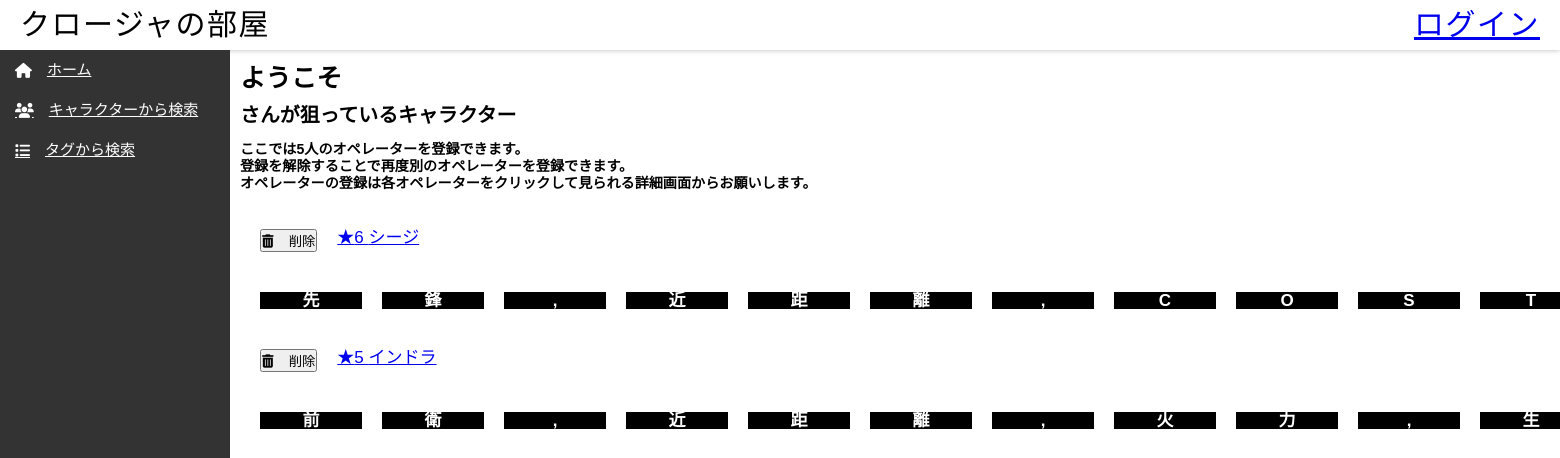
/AKTool/tamago/home/, run on the app's committed database.
### AKTool/models.py (models this page shows, shortened)
class Character(models.Model):
    character_name = models.CharField(max_length=30)
    character_rare = models.IntegerField()
    tags = ListCharField(
        models.CharField(max_length=10), size=8, max_length=(8*11)
    )

### AKTool/views.py (the view, shortened to what this page needs)
# urls.py: path('<str:username>/home/', views.home, name='home'),
def home(request, username):
    user = User.objects.get(username=username)
    character_list = []
    if user.character_name_1 != 0:
        character = get_object_or_404(Character, pk=user.character_name_1)
        character_list.append(character)
    if user.character_name_2 != 0:
        character = get_object_or_404(Character, pk=user.character_name_2)
        character_list.append(character)
    if user.character_name_3 != 0:
        character = get_object_or_404(Character, pk=user.character_name_3)
        character_list.append(character)
    if user.character_name_4 != 0:
        character = get_object_or_404(Character, pk=user.character_name_4)
        character_list.append(character)
    if user.character_name_5 != 0:
        character = get_object_or_404(Character, pk=user.character_name_5)
        character_list.append(character)
    context = {'character_list': character_list}
    return render(request, 'AKTool/index.html', context)

### AKTool/templates/AKTool/index.html (shortened to what this page needs)
{% extends "AKTool/base.html" %}
{% block content %}
<head>
</head>
    <h2>ようこそ</h2>
    <h3>{{ user.username }}さんが狙っているキャラクター</h3>
    <br>
    <h5>ここでは5人のオペレーターを登録できます。</h5>
    <h5>登録を解除することで再度別のオペレーターを登録できます。</h5>
    <h5>オペレーターの登録は各オペレーターをクリックして見られる詳細画面からお願いします。</h5>
    <br>
    <ul>
        {% for c in character_list %}
            <div class="flex-box">
            <div class="name">
            <form method="POST" action="{% url 'AKTool:home' user.username %}">
                <button type="submit" name="number" value={{ c.id }}>
                    <i class="fa fa-trash" aria-hidden="true" style="margin-right:15px"></i>削除
                </button>
            </form>
            </div>
            <div class="name">
            <li style="list-style: none"><a href="{% url 'AKTool:charaDetail' user.username c.id %}">★{{ c.character_rare }} {{ c.character_name }}</a></li>
            </div>
            </div>
            <div class="flex-box">
            {% for tag in c.tags %}
            <div class="tag">
            <h4>{{ tag }}</h4>
            </div>
            {% endfor %}
            </div>
        {% endfor %}
    </ul>
{% endblock %}

### AKTool/templates/AKTool/base.html (shortened to what this page needs)
{% load static %}
<html>
<head>
    <link rel="stylesheet" href="{% static 'AKTool/common.css' %}">
</head>
<body>
    <header>
        <div>
            <p>クロージャの部屋</p>
        </div>
        <div>
            {% if user.is_authenticated %}
            <p>こんにちは {{ user.username }}    <a href="{% url 'AKTool:logout'%}">ログアウト</a></p>
            {% else %}
            <p><a href="{% url 'AKTool:login' %}">ログイン</a></p>
            {% endif %}
        </div>
    </header>
    <div id="wrapper">
      <nav id="nav-left">
        <div id="nav">
          <ul id="nav-ul">
              <li class="nav-li"><a href="{% url 'AKTool:home' user.username %}" class="nav-li-a"><i class="fa fa-home" aria-hidden="true" style="margin-right:15px"></i>ホーム</a></li>
              <li class="nav-li"><a href="{% url 'AKTool:charaSelect' user.username %}" class="nav-li-a"><i class="fa fa-users" aria-hidden="true" style="margin-right:15px"></i>キャラクターから検索</a></li>
              <li class="nav-li"><a href="{% url 'AKTool:tagSelect' user.username %}" class="nav-li-a"><i class="fas fa-list" style="margin-right:15px"></i>タグから検索</a></li>
          </ul>
        </div>
      </nav>
      <main id="main">
          {% block content %}
          {% endblock %}
      </main>
    </div>
</body>
</html>

### AKTool/static/AKTool/common.css (style rules this page uses)
html * { margin: 0px; padding: 0px; box-sizing: border-box; }
:root { font-family: "Arial","Hiragino Sans",YuGothic,"Yu Gothic","メイリオ",Meiryo; font-size: 17px; line-height: 1em; }
p { letter-spacing: 0.05em; margin-top: 0.5em; margin-bottom: 0.5em; font-size: 1em; line-height: 1.5em; }
header { height: 50px; box-shadow: 0px 0px 5px 0px hsla(0, 0%, 7%, 0.3); padding:0 20px 0; }
header p { margin:0; font-size:30px; line-height:50px; }
#wrapper { position:relative; height:100vh; padding-bottom:0px; display:flex;" }
#nav-left { overflow: visible; height: 100%; width:230px; padding: 0; display: flex; background-color: #333; box-sizing: border-box; position: relative; }
#nav { position: relative; top: 0px; left: 0px; margin-right: 0px; overflow: hidden; width: auto; height: auto; box-sizing: border-box; font-size: 12px; }
#nav-ul { list-style:none; margin:0; padding:0; }
.nav-li { height: 40px; width: 230px; color: white; }
.nav-li-a { display: flex; align-items: center; line-height: 40px; padding-left: 15px; font-size: 15px; color:white; }
#main { padding-left: 10px; }
h2 { margin:20px 0; }
header { display:flex; justify-content: space-between; height: 50px; box-shadow: 0px 0px 5px 0px hsla(0, 0%, 7%, 0.3); padding:0 20px 0; }

### AKTool/templates/AKTool/index.html (style rules this page uses)
.flex-box { display: flex; padding: 10px; }
.name { margin: 10px }
.tag { text-align: center; margin: 10px; color: white; background-color: black; width: 6em; }

### data on the page
Character: {{ c.id }} 1 (drawn), character_rare "6", character_name "シージ", tags "先" "鋒" "," "近" "距" "離" "," "C" "O" "S" "T"
Character: {{ c.id }} 31 (drawn), character_rare "5", character_name "インドラ", tags "前" "衛" "," "近" "距" "離" "," "火" "力" "," "生"
